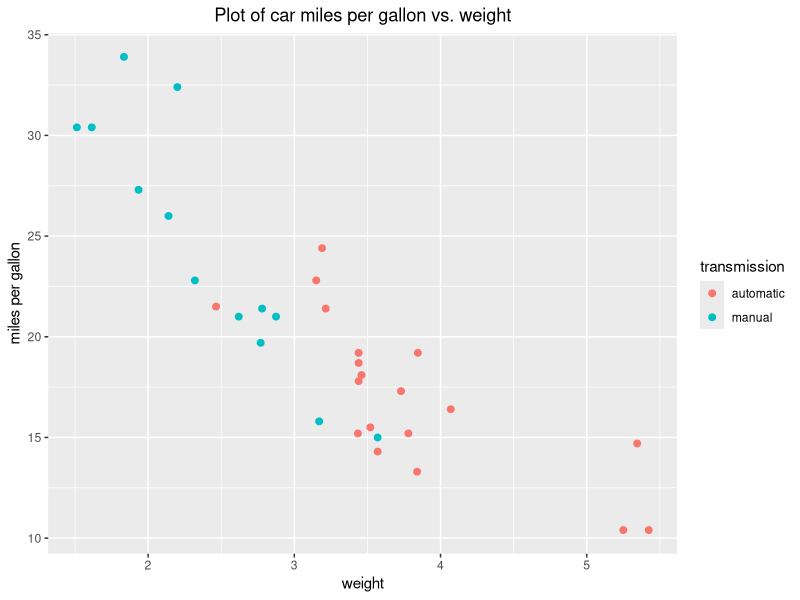

R code for this plot:
## ---- chunk 1
#| echo: false
#| warning: false
#| label: import_processing

data(mtcars) # import

# two binary variables - converting to factor (helps with plotting later)
mtcars$am<-factor(mtcars$am,levels=c(0,1),labels=c("automatic","manual"))
mtcars$vs<-factor(mtcars$vs,levels=c(0,1),labels=c("v-shaped","straight"))

## ---- chunk 2
#| echo: false
#| warning: false
#| label: summary

summary(mtcars)
## ---- chunk 3
#| echo: false
#| warning: false
#| label: plot

library(ggplot2) # using ggplot for nicer plot

ggplot(mtcars,aes(x=wt,y=mpg,col=am)) +                       # data
  geom_point(pch=19,size=2) +                                 # scatterplot
  ggtitle("Plot of car miles per gallon vs. weight") +        # add title
  labs(x="weight",y="miles per gallon",col="transmission") +  # axis + legend
  theme(plot.title=element_text(hjust=0.5))                   # centre title
